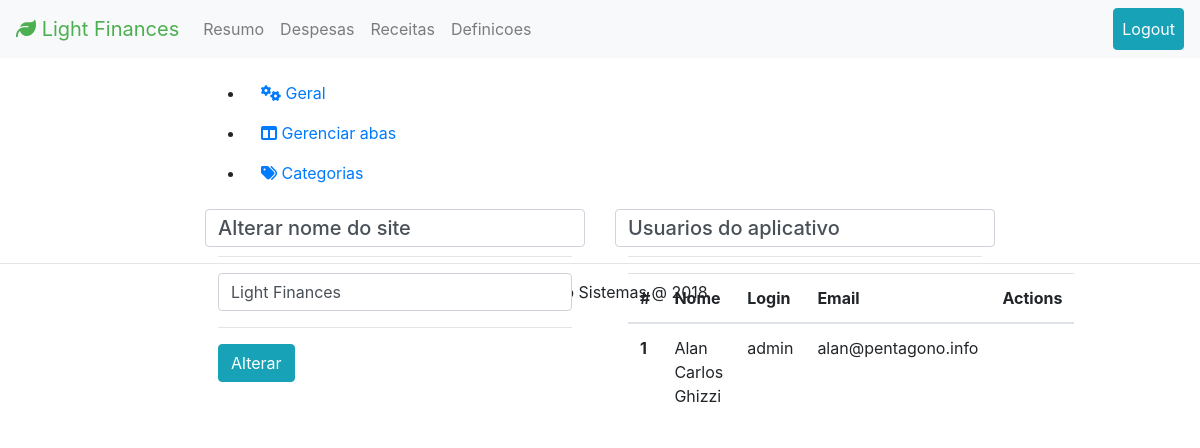
Page /admin/def.php (signed in) on the committed database.
### tables this page shows
CREATE TABLE `site_configs` (
  `id` int(11) NOT NULL AUTO_INCREMENT,
  `name` varchar(120) NOT NULL,
  `registration` int(11) NOT NULL,
  PRIMARY KEY (`id`)
);

CREATE TABLE `menus` (
  `id` int(11) NOT NULL AUTO_INCREMENT,
  `content` varchar(120) NOT NULL,
  `link` varchar(120) NOT NULL,
  PRIMARY KEY (`id`)
);

CREATE TABLE `defTabs` (
  `id` int(11) NOT NULL AUTO_INCREMENT,
  `name` varchar(120) NOT NULL,
  `icon` varchar(120) NOT NULL,
  `extContent` varchar(240) NOT NULL,
  `created` varchar(120) DEFAULT NULL,
  PRIMARY KEY (`id`)
);

CREATE TABLE `users` (
  `id` int(11) NOT NULL AUTO_INCREMENT,
  `nome` varchar(120) NOT NULL,
  `login` varchar(120) NOT NULL,
  `email` varchar(240) NOT NULL,
  `senha` varchar(120) NOT NULL,
  `tipo` varchar(120) NOT NULL,
  PRIMARY KEY (`id`)
);

### config/siteConfigs.php (called while the page is built, shortened)
<?php
require 'actions/connectDb.php';
if($result = $Conn->query("SELECT * FROM site_configs")) {
    while($row = $result->fetch_assoc()){
        $siteName = $row['name'];
    }
}

### actions/adminFunc.php (called while the page is built, shortened)
<?php
require 'connectDb.php';
$menus = array();
$result = $Conn->query('SELECT * FROM menus');
while ($row = $result->fetch_assoc()) {
    $menus[] = $row;
}
function getTabs($Conn) {
    $query = "SELECT * FROM defTabs";
    $result = mysqli_query($Conn, $query);
    while ($row = $result->fetch_assoc()){
        $tabs [] = $row;
    }
    return $tabs;
}
function getUsers($Conn) {
    $query = "SELECT * FROM users";
    $result = mysqli_query($Conn, $query);
    while ($row = $result->fetch_assoc()){
        $users [] = $row;
    }
    return $users;
}
$tabs = getTabs($Conn);
$users = getUsers($Conn);

### admin/def.php (the view, shortened to what this page needs)
<?php require 'templates/top.php'; require '../actions/check.php'; ?>
<div class="row justify-content-md-center">
 <div class="col-md-8 col-md-offset-2">
        <div class="tabs">
          <ul class="tabs-menu">
            <?php foreach ($tabs as $v) { ?>
            <li class="nav-item tab"><a class="nav-link" href="#<?php echo $v['id']; ?>"><i class="fa fa-<?php echo $v['icon']; ?>" aria-hidden="true"></i> <?php echo $v['name']; ?></a></li>
            <?php } ?>
          </ul>
          <?php foreach ($tabs as $v) { ?>
          <div class="tabs-content" id="<?php echo $v['id']; ?>">
              <?php if ($v['extContent']) {
                 $file = "templates/" . $v['extContent']. ".php";
                  if (file_exists($file)) {
                     include "templates/" . $v['extContent']. ".php";
                 } else {
                     echo "<div class='row justify-content-md-center'><div class='col-md-4 text-center alert alert-danger'>Arquivo de template inexistente ou nao encontrado!</div></div>";
                 }
               } else { ?>
              <p><?php echo $v['content']; ?></p>
              <?php } ?>
          </div>
            <?php } ?>
        </div>
  </div>
</div>
<?php require 'templates/bottom.php'; ?>

### admin/menu.php (shortened to what this page needs)
<nav class="navbar navbar-expand-lg navbar-light bg-light" style="margin-bottom: 15px;">
  <a class="navbar-brand" href="/admin" style="color: #4CAF50;"><i class="fa fa-leaf" aria-hidden="true"></i> <?php echo $siteName; ?></a>
  <div class="collapse navbar-collapse">
    <ul class="navbar-nav mr-auto">
      <li class="nav-item">
        <a class="nav-link" href="/admin">Resumo</span></a>
      </li>
      <?php foreach ($menus as $m) {
          ?>
          <li class="nav-item">
            <a class="nav-link <?php echo $m['class']; ?>" style="color: <?php echo $m['textcolor'];?>" href="<?php echo $m['link'];?>"><i class="<?php echo $m['icon']; ?>" aria-hidden="true"></i> <?php echo $m['content']; ?></a>
          </li>
      <?php } ?>
    </ul>
    <form class="form-inline my-2 my-lg-0">
        <ul class="navbar-nav mr-auto">
          <li class="nav-item">
            <a class="nav-link btn btn-info" style="color:white;" href="/actions/logout.php">Logout</span></a>
          </li>
      </ul>
    </form>
  </div>
</nav>

### admin/templates/geral.php
<div class="row">
    <div class="col-md-6">
        <form class="form-control" action="../actions/adminFunc.php" method="post">
            <h5>Alterar nome do site</h5>
            <hr>
            <input type="text" class="form-control" name="sitename" value="<?php echo $siteName; ?>">
            <hr>
            <button type="submit" class="btn btn-info">Alterar</button>
        </form>
    </div>
    <div class="col-md-6">
        <div class="form-control">
            <h5>Usuarios do aplicativo</h5>
            <hr>
            <table class="table">
                <thead>
                   <tr>
                     <th scope="col">#</th>
                     <th scope="col">Nome</th>
                     <th scope="col">Login</th>
                     <th scope="col">Email</th>
                     <th scope="col">Actions</th>
                   </tr>
                 </thead>
                 <tbody>
                 <?php foreach ($users as $u): ?>
                   <tr>
                     <th scope="row">1</th>
                     <td><?php echo $u['nome']; ?></td>
                     <td><?php echo $u['login']; ?></td>
                     <td><?php echo $u['email']; ?></td>
                     <th></th>
                   </tr>
               <?php endforeach; ?>
               </tbody>
            </table>
        </div>
    </div>
</div>

### rows in the picture
site_configs: name "Light Finances", sitename "Light Finances"
menus: content "Despesas"
menus: content "Receitas"
menus: content "Definicoes"
deftabs: name "Geral"
deftabs: name "Gerenciar abas"
deftabs: name "Categorias"
users: nome "Alan Carlos Ghizzi", login "admin", email "alan@pentagono.info"
